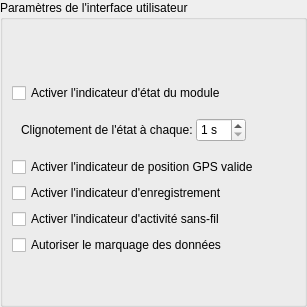
        <widget class="QWidget" name="pgUI">
         <layout class="QVBoxLayout" name="verticalLayout_7">
          <property name="spacing">
           <number>0</number>
          </property>
          <property name="leftMargin">
           <number>0</number>
          </property>
          <property name="topMargin">
           <number>0</number>
          </property>
          <property name="rightMargin">
           <number>0</number>
          </property>
          <property name="bottomMargin">
           <number>0</number>
          </property>
          <item>
           <widget class="QGroupBox" name="grpUI">
            <property name="title">
             <string>Paramètres de l'interface utilisateur</string>
            </property>
            <layout class="QVBoxLayout" name="verticalLayout_10">
             <item>
              <widget class="QLabel" name="lblUI">
               <property name="sizePolicy">
                <sizepolicy hsizetype="Fixed" vsizetype="Fixed">
                 <horstretch>0</horstretch>
                 <verstretch>0</verstretch>
                </sizepolicy>
               </property>
               <property name="minimumSize">
                <size>
                 <width>48</width>
                 <height>48</height>
                </size>
               </property>
               <property name="maximumSize">
                <size>
                 <width>48</width>
                 <height>48</height>
                </size>
               </property>
               <property name="text">
                <string/>
               </property>
               <property name="pixmap">
                <pixmap resource="wimustudio2.qrc">:/icons/images/user_interface.png</pixmap>
               </property>
               <property name="scaledContents">
                <bool>true</bool>
               </property>
              </widget>
             </item>
             <item>
              <widget class="QCheckBox" name="chkUIBlinkLED">
               <property name="cursor">
                <cursorShape>PointingHandCursor</cursorShape>
               </property>
               <property name="toolTip">
                <string>Si activé, une lumière clignotera selon l'intervalle fixé pour indiquer que le module est fonctionnel.</string>
               </property>
               <property name="text">
                <string>Activer l'indicateur d'état du module</string>
               </property>
              </widget>
             </item>
             <item>
              <widget class="QFrame" name="frameUIBlinkLED">
               <layout class="QHBoxLayout" name="horizontalLayout_5">
                <property name="spacing">
                 <number>0</number>
                </property>
                <item>
                 <widget class="QLabel" name="lblUIBlinkLED">
                  <property name="sizePolicy">
                   <sizepolicy hsizetype="Preferred" vsizetype="Fixed">
                    <horstretch>0</horstretch>
                    <verstretch>0</verstretch>
                   </sizepolicy>
                  </property>
                  <property name="text">
                   <string>Clignotement de l'état à chaque: </string>
                  </property>
                 </widget>
                </item>
                <item>
                 <widget class="QSpinBox" name="spinUIBlinkLED">
                  <property name="minimumSize">
                   <size>
                    <width>0</width>
                    <height>24</height>
                   </size>
                  </property>
                  <property name="maximumSize">
                   <size>
                    <width>50</width>
                    <height>16777215</height>
                   </size>
                  </property>
                  <property name="suffix">
                   <string> s</string>
                  </property>
                  <property name="minimum">
                   <number>1</number>
                  </property>
                  <property name="maximum">
                   <number>240</number>
                  </property>
                 </widget>
                </item>
                <item>
                 <spacer name="horizontalSpacer">
                  <property name="orientation">
                   <enum>Qt::Horizontal</enum>
                  </property>
                  <property name="sizeHint" stdset="0">
                   <size>
                    <width>40</width>
                    <height>20</height>
                   </size>
                  </property>
                 </spacer>
                </item>
               </layout>
              </widget>
             </item>
             <item>
              <widget class="QCheckBox" name="chkUIGPSFixLED">
               <property name="cursor">
                <cursorShape>PointingHandCursor</cursorShape>
               </property>
               <property name="toolTip">
                <string>Si activé, une lumière clignotera à chaque seconde lorsque le GPS aura une position valide (fixe)</string>
               </property>
               <property name="text">
                <string>Activer l'indicateur de position GPS valide</string>
               </property>
              </widget>
             </item>
             <item>
              <widget class="QCheckBox" name="chkUIWriteLED">
               <property name="cursor">
                <cursorShape>PointingHandCursor</cursorShape>
               </property>
               <property name="toolTip">
                <string>Si activé, une lumière clignotera lorsque des données seront lues et enregistrées par le module</string>
               </property>
               <property name="text">
                <string>Activer l'indicateur d'enregistrement</string>
               </property>
              </widget>
             </item>
             <item>
              <widget class="QCheckBox" name="chkUIBLELED">
               <property name="cursor">
                <cursorShape>PointingHandCursor</cursorShape>
               </property>
               <property name="toolTip">
                <string>Si activé, une lumière clignotera lorsque des données seront envoyées via le lien sans-fil</string>
               </property>
               <property name="text">
                <string>Activer l'indicateur d'activité sans-fil</string>
               </property>
              </widget>
             </item>
             <item>
              <widget class="QCheckBox" name="chkUIMark">
               <property name="cursor">
                <cursorShape>PointingHandCursor</cursorShape>
               </property>
               <property name="toolTip">
                <string>Si activé, le bouton permettant de faire une marque dans les données sera activé</string>
               </property>
               <property name="text">
                <string>Autoriser le marquage des données</string>
               </property>
              </widget>
             </item>
             <item>
              <spacer name="verticalSpacer_2">
               <property name="orientation">
                <enum>Qt::Vertical</enum>
               </property>
               <property name="sizeHint" stdset="0">
                <size>
                 <width>20</width>
                 <height>40</height>
                </size>
               </property>
              </spacer>
             </item>
            </layout>
           </widget>
          </item>
         </layout>
        </widget>
